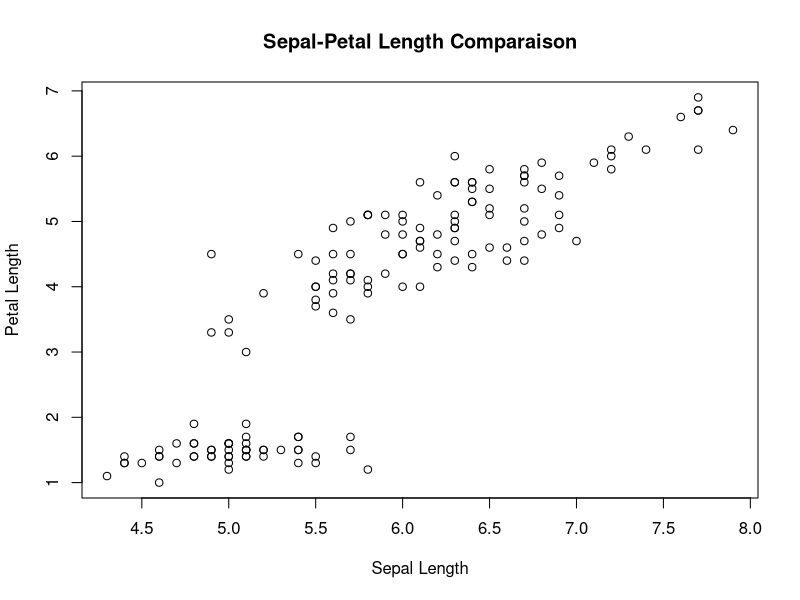
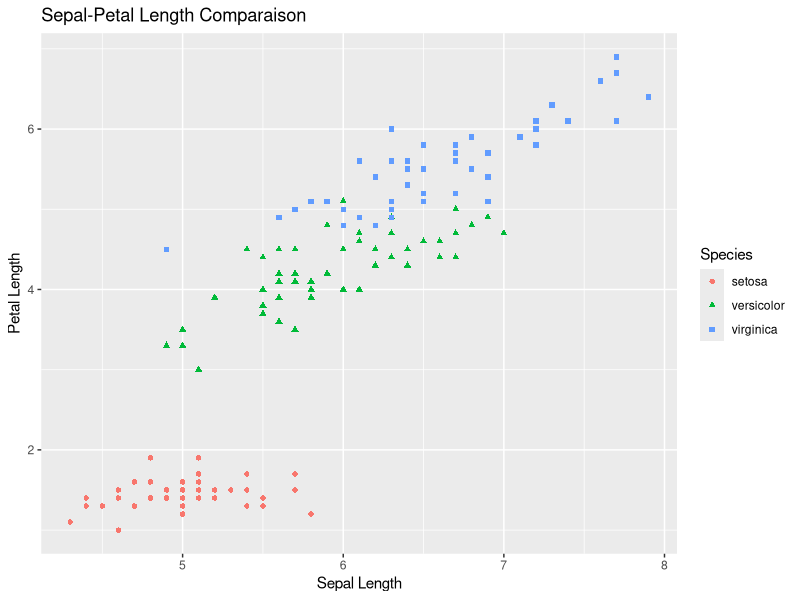
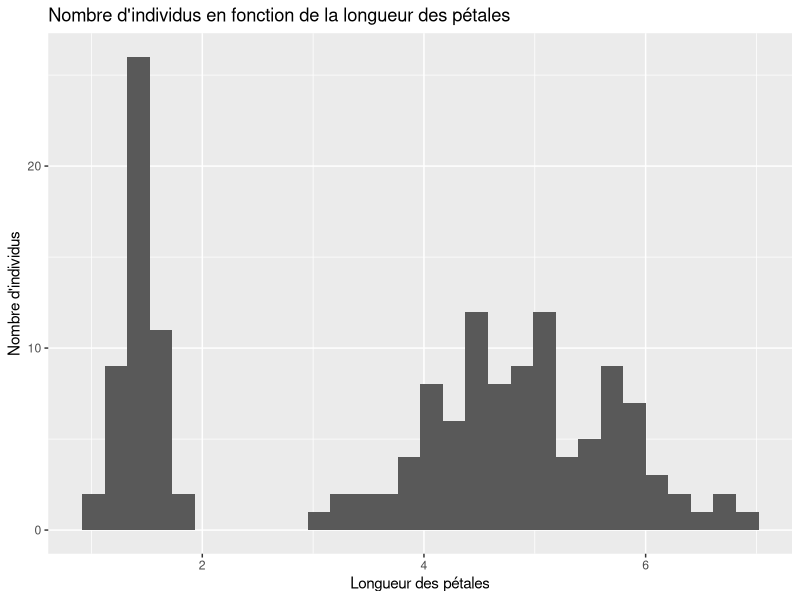
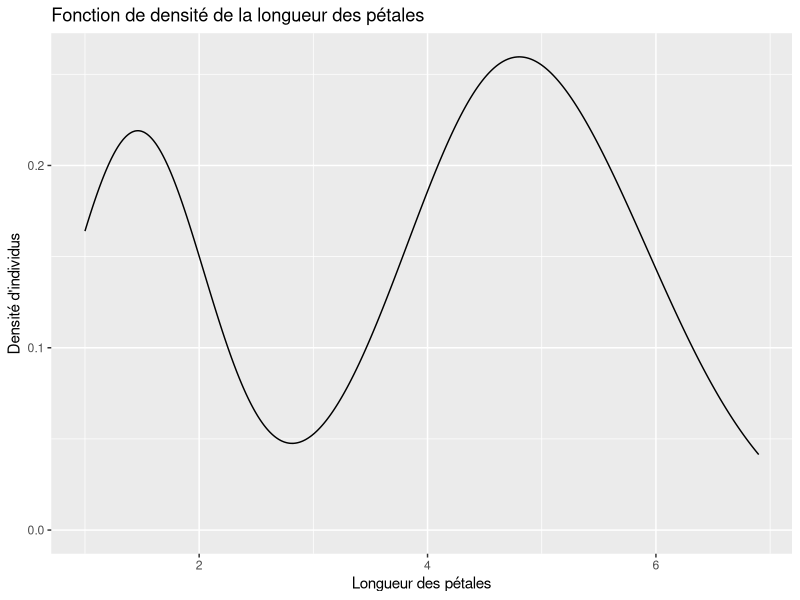
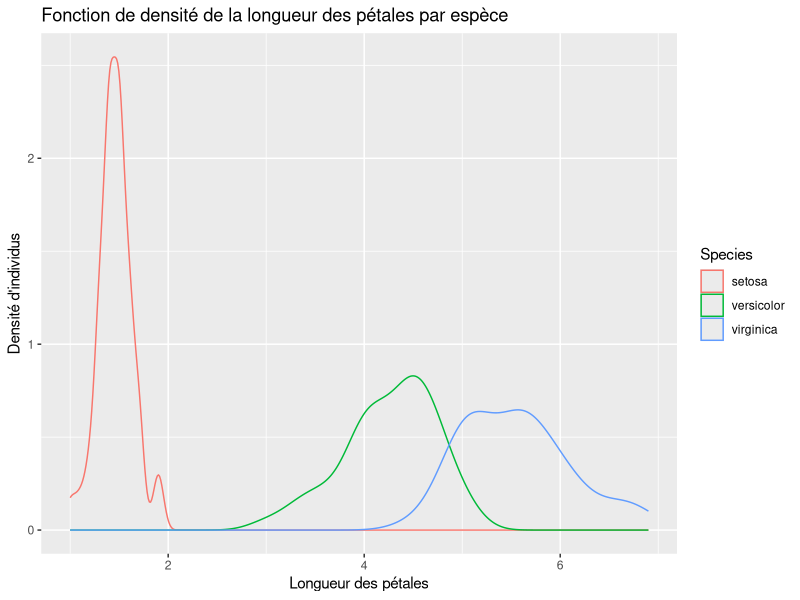
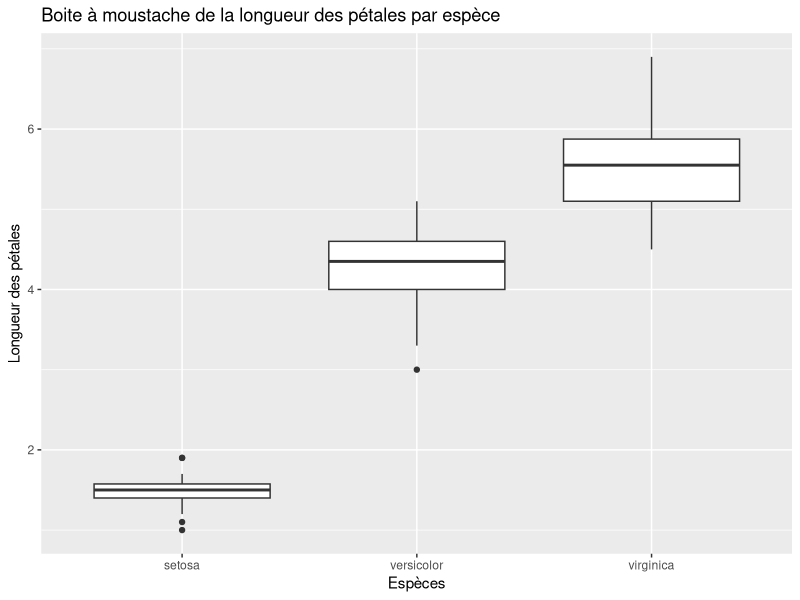
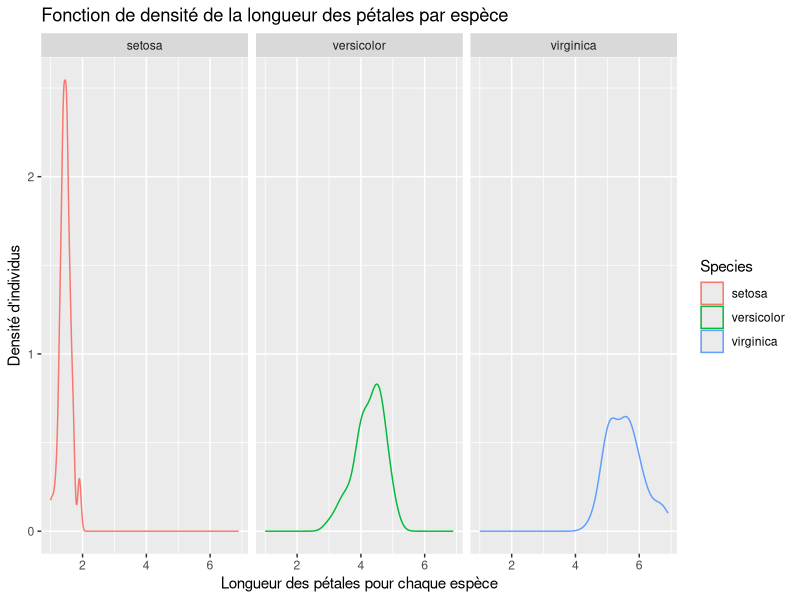
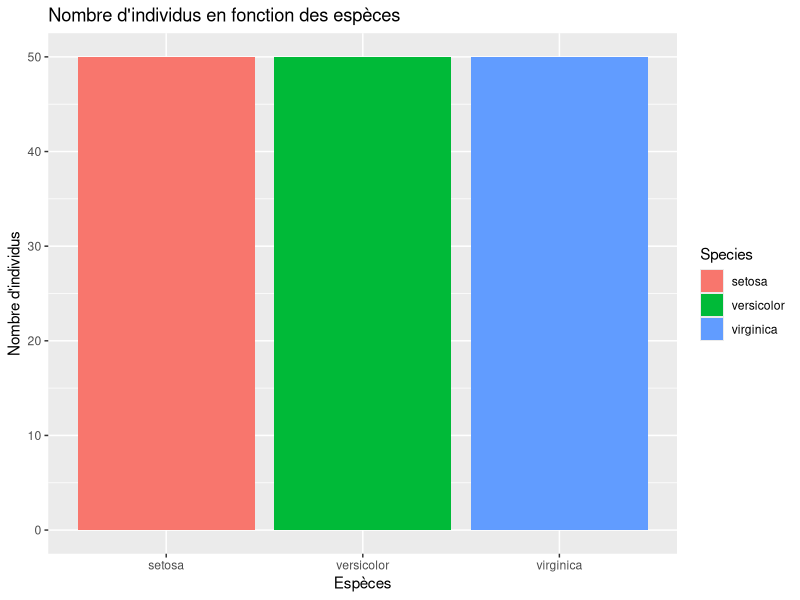

Here is the R script that generated these plots, in order:
# Chargement du dataset "iris"
data("iris")

# Visualisation des 6 premières du dataset
head(iris)

# Affichage du nom des colonnes
attr(iris,"names")

# Affichage de l'état des données
summary(iris)

# Chargement de la library ggplot2
library("ggplot2")

# Simple plot sans ggplot2 : longueur de la pétale en fonction de la longueur du sépale
plot(x=iris$Sepal.Length, y=iris$Petal.Length, 
     xlab="Sepal Length", ylab="Petal Length",  main="Sepal-Petal Length Comparaison")

# Simple plot avec ggplot2, avec couleur en fonction de l'espèce
scatter <- ggplot(data=iris, aes(x = Sepal.Length, y = Petal.Length)) 
scatter + geom_point(aes(color=Species, shape=Species)) +
  xlab("Sepal Length") +  ylab("Petal Length") +
  ggtitle("Sepal-Petal Length Comparaison")

# Histogramme : Nombre d'individus en fonction de la longueur des pétales
hist_p <- ggplot(iris, aes(Petal.Length)) + geom_histogram() +
  xlab("Longueur des pétales") +  ylab("Nombre d'individus") +
  ggtitle("Nombre d'individus en fonction de la longueur des pétales")
hist_p

# Fonction de densité de la longueur des pétales
ggplot(iris, aes(Petal.Length)) + geom_density() +
  xlab("Longueur des pétales") +  ylab("Densité d'individus") +
  ggtitle("Fonction de densité de la longueur des pétales")

# Fonction de densité de la longueur des pétales en fonction des espèces
ggplot(iris, aes(Petal.Length, color = Species)) + geom_density() +
  xlab("Longueur des pétales") +  ylab("Densité d'individus") +
  ggtitle("Fonction de densité de la longueur des pétales par espèce")

# Boite à moustache de la longueur des pétales par espèces
ggplot(iris, aes(x = Species, y = Petal.Length)) + geom_boxplot() +
  xlab("Espèces") +  ylab("Longueur des pétales") +
  ggtitle("Boite à moustache de la longueur des pétales par espèce")

# Fonctions de densité de la longueur des pétales par espèces
ggplot(iris, aes(x = Petal.Length, color = Species)) + geom_density() + facet_wrap(~ Species) +
  xlab("Longueur des pétales pour chaque espèce") +  ylab("Densité d'individus") +
  ggtitle("Fonction de densité de la longueur des pétales par espèce")

# Diagramme en batons de la variable espèce
b <- ggplot(iris, aes(x=Species))
b + geom_bar(aes(fill = Species)) + 
  xlab("Espèces") +  ylab("Nombre d'individus") +
  ggtitle("Nombre d'individus en fonction des espèces")
